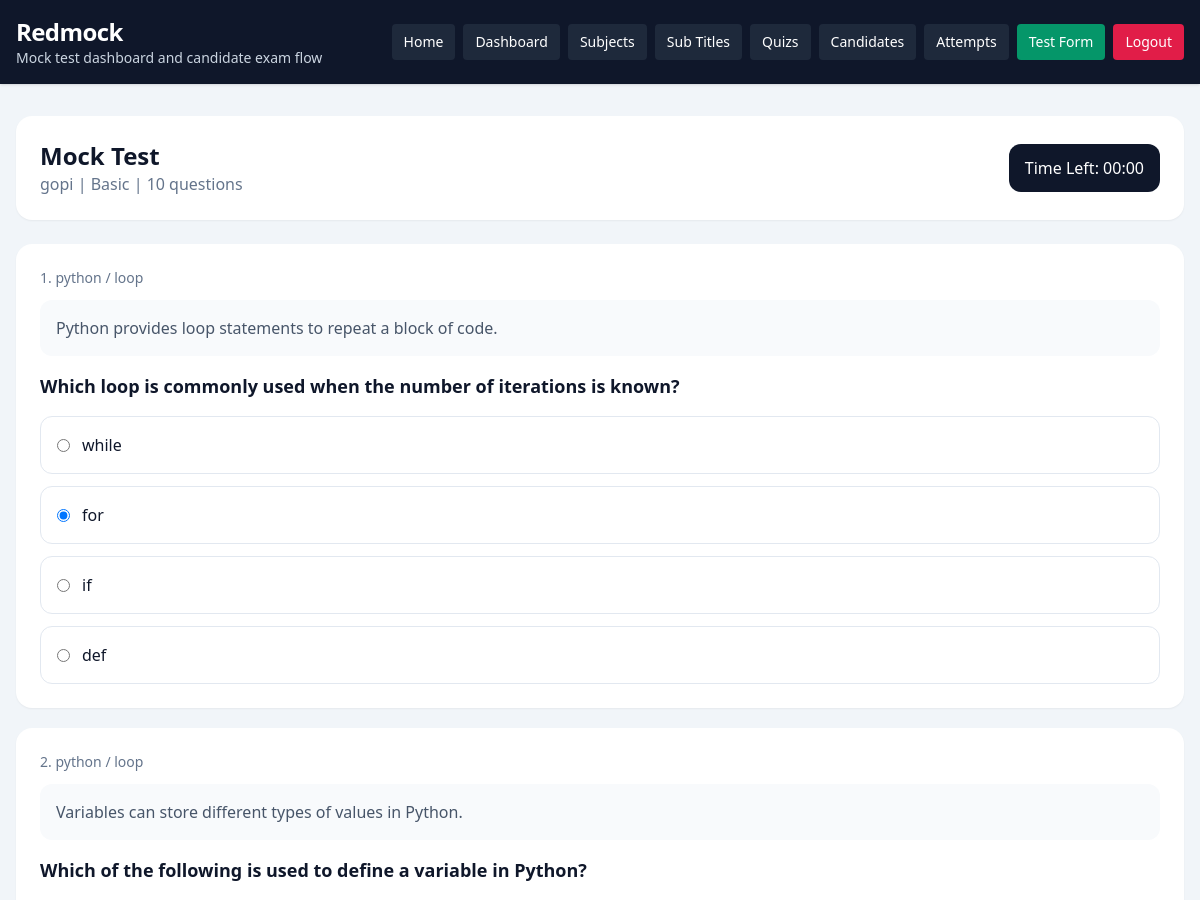
Before: /quiz/attempt/1/ (signed in, upper part) with the older database file.
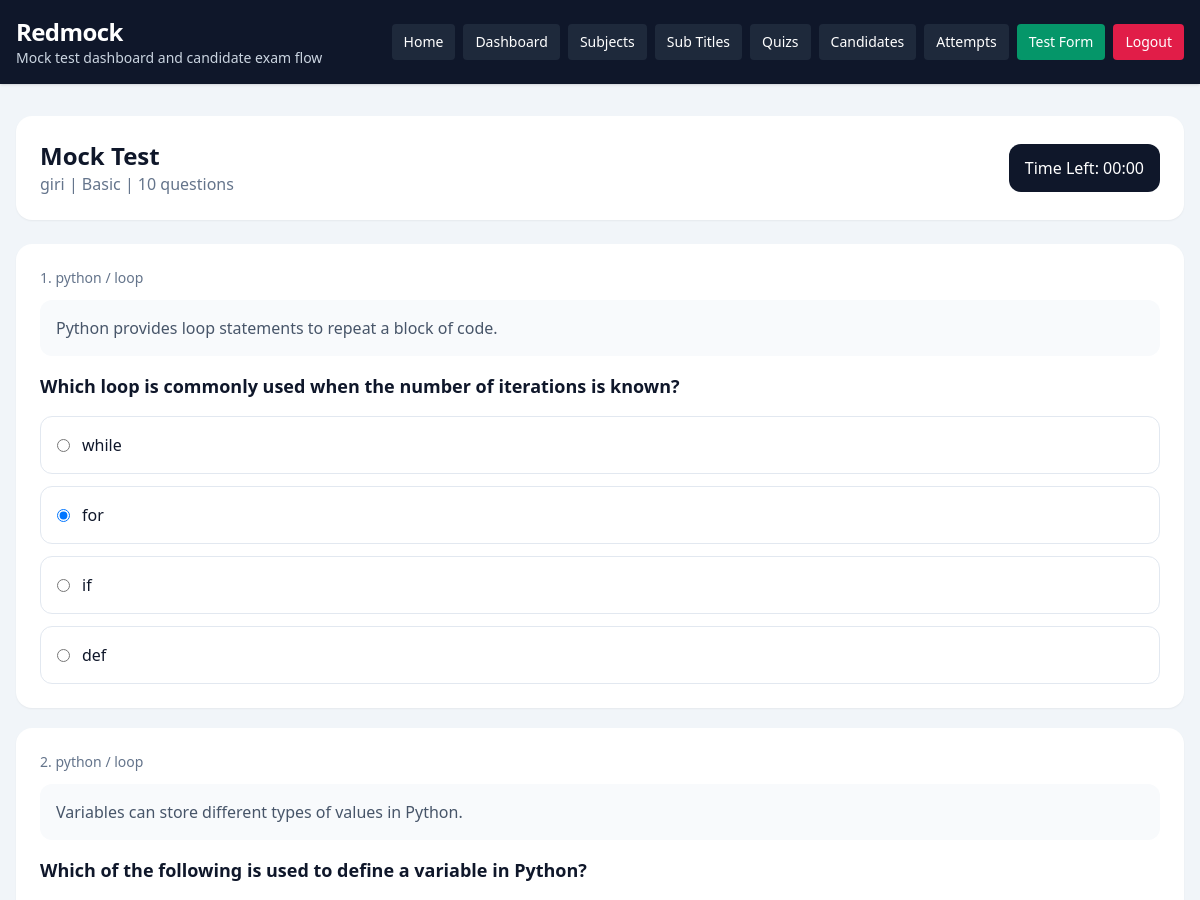
After: the same page with the newer database file.
### quiz/models.py (models this page shows, shortened)
class CandidateTestAttempt(models.Model):
    SESSION_SINGLE = 'single'
    SESSION_MULTI = 'multi'
    SESSION_CHOICES = [
        (SESSION_SINGLE, 'Single'),
        (SESSION_MULTI, 'Multi'),
    ]
    candidate = models.ForeignKey(Candidate, on_delete=models.CASCADE, related_name='attempts')
    company = models.ForeignKey(Company, on_delete=models.CASCADE, related_name='attempts')
    session_type = models.CharField(max_length=10, choices=SESSION_CHOICES)
    level = models.CharField(max_length=20)
    question_count = models.PositiveIntegerField()
    duration_minutes = models.PositiveIntegerField()
    selected_subjects = models.JSONField(default=list, blank=True)
    selected_sub_titles = models.JSONField(default=list, blank=True)
    answers_json = models.JSONField(default=list, blank=True)
    correct_count = models.PositiveIntegerField(default=0)
    wrong_count = models.PositiveIntegerField(default=0)
    percentage = models.DecimalField(max_digits=5, decimal_places=2, default=0)
    started_at = models.DateTimeField(blank=True, null=True)
    submitted_at = models.DateTimeField(blank=True, null=True)
    is_submitted = models.BooleanField(default=False)
    created_at = models.DateTimeField(auto_now_add=True)
    class Meta:
        ordering = ['-created_at']

class Candidate(models.Model):
    name = models.CharField(max_length=150)
    email = models.EmailField()
    designation_tech = models.CharField(max_length=150)
    created_at = models.DateTimeField(auto_now_add=True)
    class Meta:
        ordering = ['name']

### quiz/views.py (the view, shortened to what this page needs)
# urls.py: path('attempt/<int:attempt_id>/', views.take_test, name='take'),
@company_login_required
def take_test(request, attempt_id):
    attempt = get_object_or_404(
        CandidateTestAttempt.objects.select_related('candidate', 'company'),
        pk=attempt_id,
        company=request.company,
    )
    answer_rows = attempt.answers_json or []
    question_ids = [row['question_id'] for row in answer_rows]
    questions = list(
        Quiz.objects.filter(id__in=question_ids, test_subject__company=request.company).select_related(
            'test_subject', 'sub_title'
        )
    )
    question_map = {question.id: question for question in questions}
    ordered_questions = [question_map[qid] for qid in question_ids if qid in question_map]
    initial_answers = {row['question_id']: row.get('selected_answer', '') for row in answer_rows}
    context = {
        'attempt': attempt,
        'questions': ordered_questions,
        'initial_answers': initial_answers,
        'end_time_iso': (
            attempt.started_at + timedelta(minutes=attempt.duration_minutes)
        ).isoformat()
        if attempt.started_at
        else '',
    }
    return render(request, 'quiz/take_test.html', context)

### dashboard/templatetags/dashboard_extras.py (called while the page is built)
@register.filter
def get_item(mapping, key):
    return mapping.get(key)

### dashboard/views.py (called while the page is built)
def get_logged_in_company(request):
    company_id = request.session.get('company_id')
    if not company_id:
        return None
    return Company.objects.filter(id=company_id, is_active=True).first()

def company_login_required(view_func):
    @wraps(view_func)
    def wrapper(request, *args, **kwargs):
        company = get_logged_in_company(request)
        if not company:
            return redirect(f"{reverse('dashboard:login')}?next={request.path}")
        request.company = company
        return view_func(request, *args, **kwargs)
    return wrapper

### templates/quiz/take_test.html (shortened to what this page needs)
{% extends "base.html" %}
{% load dashboard_extras %}
{% block content %}
<section class="mb-6 flex flex-col gap-3 rounded-2xl bg-white p-6 shadow-sm sm:flex-row sm:items-center sm:justify-between">
    <div>
        <h1 class="text-2xl font-bold">Mock Test</h1>
        <p class="text-slate-500">{{ attempt.candidate.name }} | {{ attempt.level|title }} | {{ attempt.question_count }} questions</p>
    </div>
    <div class="rounded-xl bg-slate-900 px-4 py-3 text-white">
        Time Left: <span id="countdown">--:--</span>
    </div>
</section>
<form method="post" id="test-form" class="space-y-5">
    {% for question in questions %}
        <section class="rounded-2xl bg-white p-6 shadow-sm">
            <p class="text-sm font-medium text-slate-500">
                {{ forloop.counter }}. {{ question.test_subject.subject }} / {% if question.sub_title %}{{ question.sub_title.title }}{% else %}General{% endif %}
            </p>
            {% if question.question_paragraph %}
                <p class="mt-3 rounded-xl bg-slate-50 p-4 text-slate-600">{{ question.question_paragraph }}</p>
            {% endif %}
            <h2 class="mt-4 text-lg font-semibold">{{ question.question }}</h2>
            <div class="mt-4 space-y-3">
                <label class="flex items-center gap-3 rounded-xl border border-slate-200 p-4">
                    <input type="radio" name="question_{{ question.id }}" value="option_1" {% if initial_answers|get_item:question.id == 'option_1' %}checked{% endif %}>
                    <span>{{ question.option_1 }}</span>
                </label>
                <label class="flex items-center gap-3 rounded-xl border border-slate-200 p-4">
                    <input type="radio" name="question_{{ question.id }}" value="option_2" {% if initial_answers|get_item:question.id == 'option_2' %}checked{% endif %}>
                    <span>{{ question.option_2 }}</span>
                </label>
                <label class="flex items-center gap-3 rounded-xl border border-slate-200 p-4">
                    <input type="radio" name="question_{{ question.id }}" value="option_3" {% if initial_answers|get_item:question.id == 'option_3' %}checked{% endif %}>
                    <span>{{ question.option_3 }}</span>
                </label>
                <label class="flex items-center gap-3 rounded-xl border border-slate-200 p-4">
                    <input type="radio" name="question_{{ question.id }}" value="option_4" {% if initial_answers|get_item:question.id == 'option_4' %}checked{% endif %}>
                    <span>{{ question.option_4 }}</span>
                </label>
            </div>
        </section>
    {% empty %}
        <section class="rounded-2xl bg-white p-6 shadow-sm">
            <p class="text-slate-500">No questions available for this attempt.</p>
        </section>
    {% endfor %}
</form>
{% endblock %}

Changed rows visible on the page:
changed through a linked row, CandidateTestAttempt "Basic": candidate.name "gopi" → "giri"
